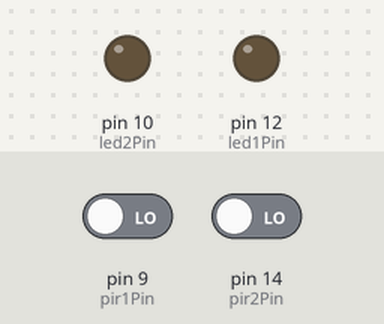
The sketch below on a simulated Arduino Uno, built with avr-gcc and run on an emulated ATmega328P. Shown: output pins drawn as LEDs (lit = HIGH). The test bench sets the inputs (shaded band); at power-on: pin 9 (pir1Pin) LOW, pin 14 (pir2Pin) LOW.

Above: at 1.8 s.
1.9 s: pin 9 (pir1Pin) driven HIGH and pin 14 (pir2Pin) driven HIGH
At 2.5 s:
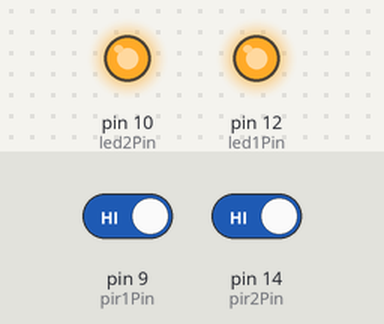
3.5 s: pin 9 (pir1Pin) driven LOW
At 5.2 s:
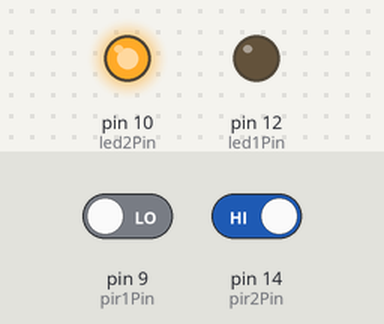
5.5 s: pin 9 (pir1Pin) driven HIGH
At 6.8 s:
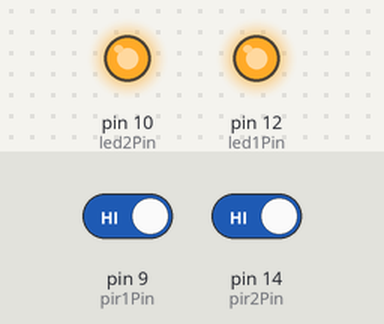
7.5 s: pin 14 (pir2Pin) driven LOW
At 8.3 s:
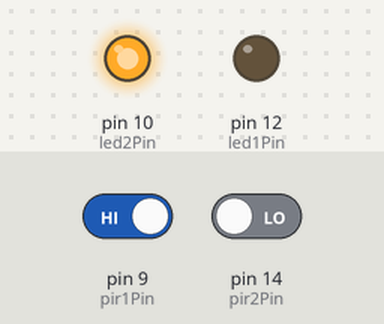
Timing chart, 0 to 10.5 s (numbered marks = the images above; inputs shaded):
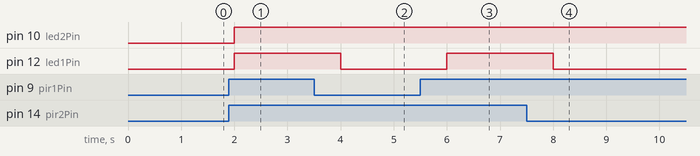

Measured:
- after the input at 1.9 s, pin 10 (led2Pin), pin 12 (led1Pin): LOW → HIGH after 0.10 s
- after the input at 3.5 s, pin 12 (led1Pin): HIGH → LOW after 0.50 s
- after the input at 5.5 s, pin 12 (led1Pin): LOW → HIGH after 0.50 s
- after the input at 7.5 s, pin 12 (led1Pin): HIGH → LOW after 0.50 s

The sketch:

2pir2led.ino
```cpp
const int led1Pin = 12;
const int led2Pin = 10;
const int pir1Pin = 9;
const int pir2Pin = 14;

int led1State = LOW;
int led2State = LOW;
int pir1State = LOW;
int pir2State = LOW;

unsigned long previousMillis = 0;
const long interval = 1000;

void setup() {
  pinMode(led1Pin, OUTPUT);
  pinMode(led2Pin, OUTPUT);
  pinMode(pir1Pin, INPUT);
  pinMode(pir2Pin, INPUT);
}

void loop() {

  unsigned long currentMillis = millis(); // fetching the current time in milliseconds
  if (currentMillis - previousMillis >= interval) { // checking if we have waited for 1s
    previousMillis = currentMillis; // store time of current run

    pir1State = digitalRead(pir1Pin);
    pir2State = digitalRead(pir2Pin);

    if (pir1State == HIGH && pir2State == HIGH) {
      led1State = HIGH;
      led2State = HIGH;
    }
    else
    {
      led1State = LOW;
    }

    digitalWrite(led1Pin, led1State);
    digitalWrite(led2Pin, led2State);
  }
}
```
